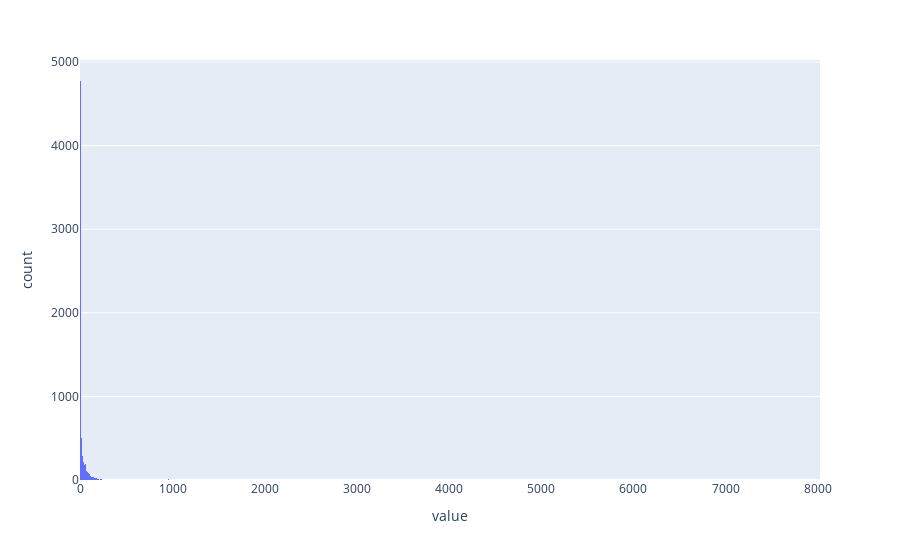

Here is the notebook cell this chart was saved with:
### Markdown cell above
We can check the distribution of the data to see which statistical approach can be used.

### Code cell
# draw a histogram to check value distribution
fig = px.histogram(nutr_vit['value'], x='value')
fig.show()

### Figure 1 — Plotly figure (JSON) as saved in the notebook; plotly's stock layout.template omitted (floating-point values rounded to 4 significant figures; data arrays with more than 128 entries replaced by an {"elided": "..."} marker saying what was removed)
{"data": [{"alignmentgroup": "True", "bingroup": "x", "hovertemplate": "value=%{x}<br>count=%{y}<extra></extra>", "legendgroup": "", "marker": {"color": "#636efa", "pattern": {"shape": ""}}, "name": "", "offsetgroup": "", "orientation": "v", "showlegend": false, "type": "histogram", "x": {"elided": "7045 float values"}, "xaxis": "x", "yaxis": "y"}], "layout": {"barmode": "relative", "legend": {"tracegroupgap": 0}, "margin": {"t": 60}, "xaxis": {"anchor": "y", "domain": [0, 1], "title": {"text": "value"}}, "yaxis": {"anchor": "x", "domain": [0, 1], "title": {"text": "count"}}}}
